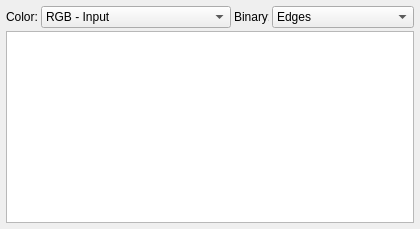
         <widget class="QWidget" name="tab_Res_Image">
          <attribute name="title">
           <string>Base Image</string>
          </attribute>
          <layout class="QGridLayout" name="gridLayout_6">
           <property name="leftMargin">
            <number>6</number>
           </property>
           <property name="topMargin">
            <number>6</number>
           </property>
           <property name="rightMargin">
            <number>6</number>
           </property>
           <property name="bottomMargin">
            <number>6</number>
           </property>
           <property name="spacing">
            <number>3</number>
           </property>
           <item row="0" column="1">
            <widget class="QComboBox" name="comboBox_ResImg_Color">
             <item>
              <property name="text">
               <string>RGB - Input</string>
              </property>
             </item>
             <item>
              <property name="text">
               <string>RGB - Shading corrected</string>
              </property>
             </item>
             <item>
              <property name="text">
               <string>RGB - Reference minus Input</string>
              </property>
             </item>
             <item>
              <property name="text">
               <string>HSV - Shading corrected</string>
              </property>
             </item>
             <item>
              <property name="text">
               <string>HSV - Reference minus Input</string>
              </property>
             </item>
             <item>
              <property name="text">
               <string>Saturation - Finding Seeds</string>
              </property>
             </item>
             <item>
              <property name="text">
               <string>Value - Measurement</string>
              </property>
             </item>
            </widget>
           </item>
           <item row="0" column="2">
            <widget class="QLabel" name="label_28">
             <property name="maximumSize">
              <size>
               <width>35</width>
               <height>16777215</height>
              </size>
             </property>
             <property name="text">
              <string>Binary:</string>
             </property>
            </widget>
           </item>
           <item row="0" column="0">
            <widget class="QLabel" name="label_27">
             <property name="maximumSize">
              <size>
               <width>35</width>
               <height>16777215</height>
              </size>
             </property>
             <property name="text">
              <string>Color:</string>
             </property>
            </widget>
           </item>
           <item row="0" column="3">
            <widget class="QComboBox" name="comboBox_ResImg_Binary">
             <item>
              <property name="text">
               <string>Edges</string>
              </property>
             </item>
             <item>
              <property name="text">
               <string>Numbers</string>
              </property>
             </item>
             <item>
              <property name="text">
               <string>Edges and Numbers</string>
              </property>
             </item>
             <item>
              <property name="text">
               <string>out of Roi</string>
              </property>
             </item>
             <item>
              <property name="text">
               <string>in Roi</string>
              </property>
             </item>
            </widget>
           </item>
           <item row="1" column="0" colspan="4">
            <widget class="QGraphicsView" name="graphicsView_ResImg">
             <property name="mouseTracking">
              <bool>true</bool>
             </property>
            </widget>
           </item>
          </layout>
         </widget>
